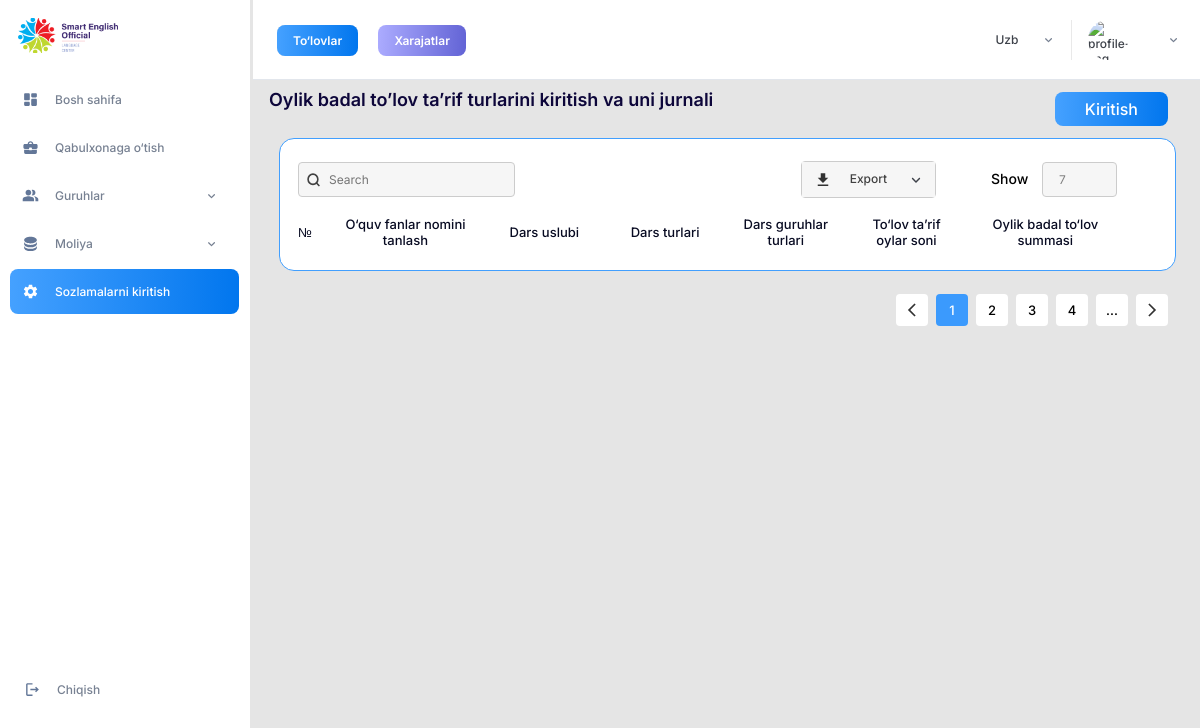
The app's page /salary/, older data.
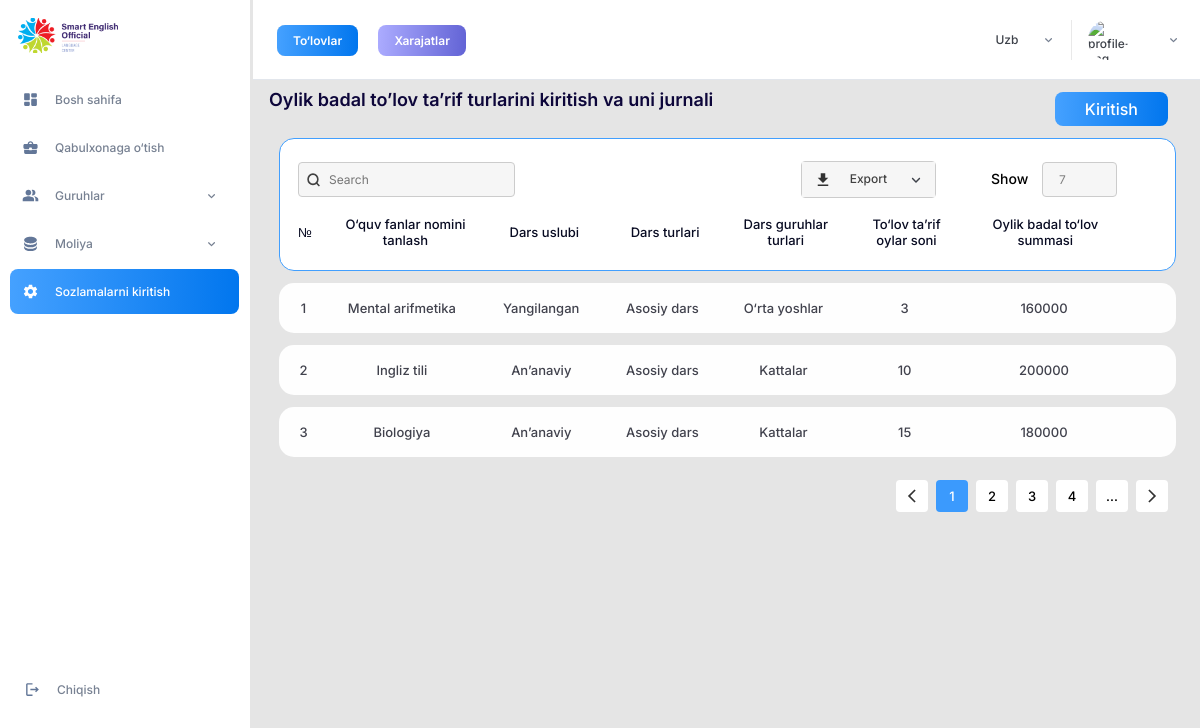
The same page, newer data.
### settings/models.py (models this page shows)
class Salary(models.Model):
    subject_name = models.CharField(max_length=255)
    lesson_pattern = models.CharField(max_length=255)
    lesson_type = models.CharField(max_length=255)
    group_type = models.CharField(max_length=255)
    month_amount = models.IntegerField()
    monthly_fee = models.IntegerField()
    class Meta:
        verbose_name = 'salary'
        verbose_name_plural = 'salary'

### settings/views.py (the view)
# urls.py: path('salary/', views.salary, name='salary'),
def salary(request):
	salary = Salary.objects.all()
	return render(request, 'salary.html', {'salary':salary})

### templates/salary.html (shortened to what this page needs)
{% extends "base.html" %}
{% load static%}
{% block content %}
		<div class="content">
			<aside class="navbar">
				<a class="logo" href="{% url 'settings:dashboard' %}"><img src="{% static 'images/logo.png'%}" alt="logo"></a>
				<ul class="menu">
					<li class="menu__item">
						<a class="menu__link" href="{% url 'settings:dashboard'%}">
						Bosh sahifa</a></li>
					<li class="menu__item">
						<a class="menu__link" href="#">
						Qabulxonaga o‘tish
						</a>
					</li>
					<li class="menu__item menu-group">
						<a class="menu__link menu-link--dropdown" href="#">
						Guruhlar
					</a>
					</li>
					<li class="menu__item menu-finance">
						<a class="menu__link menu-link--dropdown" href="#">
							Moliya
						</a>
					</li>
					<li class="menu__item">
						<a class="menu__link menu__link--active" href="{% url 'settings:config' %}">
						Sozlamalarni kiritish
						</a>
					</li>
				</ul>
				<a class="logout-btn" href="{% url 'settings:login'%}">
						Chiqish
				</a>
			</aside>
			<header class="header">
			<div class="header-info">
				<a class="header-info__item header-info__item--active" href="#">To‘lovlar</a>
				<a class="header-info__item" href="#">Xarajatlar</a>
			</div>
			<div class="header-profile">
				<div class="language">
					<a class="language__item" href="#">Uzb</a>
				</div>
				<a class="profile" href="#">
					<img class="profile__img" src="{{ request.user.profile.photo.url }}" alt="profile-img">
				</a>
			</div>
			</header>
			<div class="content-item">
				<div class="build-title">
					<h3 class="page-title">
						Oylik badal to’lov ta’rif turlarini kiritish va uni jurnali
					</h3>
					<a class="enter" href="#">Kiritish</a>
				</div>
				<div class="container">
					<div class="build-search">
						<div class="build-top">
							<div class="build-top__item">
								<input type="text" name="build-search" placeholder="Search">
								<img class="build-search__img" src="{% static 'images/search.svg'%}" alt="search">
							</div>
							<div class="build-top__item build-export__second">
								<ul class="build-export">
									<li class="build-export__item">Export</li>
								</ul>
								<div class="build-export__number">
									<span>Show</span> <input type="number" name="number" value="7">
								</div>
							</div>
						</div>
						<ul class="salary-table build-table build-table--bold ">
							<li class="build-table__item build-table__item--1">
								№
							</li>
							<li class="build-table__item build-table__item--2">
								O‘quv fanlar nomini tanlash
							</li>
							<li class="build-table__item build-table__item--3">
								Dars uslubi
							</li>
							<li class="build-table__item build-table__item--4">
								Dars turlari
							</li>
							<li class="build-table__item build-table__item--5">
								Dars guruhlar turlari
							</li>
							<li class="build-table__item build-table__item--6">
								To‘lov ta’rif oylar soni
							</li>
							<li class="build-table__item build-table__item--7">
								Oylik badal to‘lov summasi
							</li>
						</ul>
					</div>
					{% for s in salary %}
					<ul class="salary-table build-table build-table--light build-table__item">
						<li class="build-table__item build-table__item--1">
							{{s.id}}
						</li>
						<li class="build-table__item build-table__item--2">
							{{s.subject_name}}
						</li>
						<li class="build-table__item build-table__item--3">
							{{s.lesson_pattern}}
						</li>
						<li class="build-table__item build-table__item--4">
							{{s.lesson_type}}
						</li>
						<li class="build-table__item build-table__item--5">
							{{s.group_type}}
						</li>
						<li class="build-table__item build-table__item--6">
							{{s.month_amount}}
						</li>
            			<li class="build-table__item build-table__item--6">
							{{ s.monthly_fee}}
						</li>
						<li class="build-table__item build-table__item--7">
						</li>
					</ul>
					{% endfor %}
          			<ul class="pagination">
						<li><a class="pagination__item" href="#"><img src="{% static 'images/pagination-arrow-left.svg' %}" alt="pagination icon"></a></li>
						<li><a class="pagination__item pagination__item--active" href="#">1</a></li>
						<li><a class="pagination__item" href="#">2</a></li>
						<li><a class="pagination__item" href="#">3</a></li>
						<li><a class="pagination__item" href="#">4</a></li>
						<li class="pagination__item pagination-more">...</li>
						<li><a class="pagination__item" href="#"><img src="{% static 'images/pagination-arrow-right.svg'%}" alt="pagination icon"></li></a>
					</ul>
				</div>
			</div>
		</div>
{% endblock content %}

### templates/base.html (shortened to what this page needs)
{% load static%}
<!DOCTYPE html>
<html>
<head>
  <link rel="stylesheet" href="{% static 'js/script.js' %}">
  <link rel="stylesheet" href="{% static 'css/main.min.css' %}" />
  <link rel="stylesheet" href="{% static 'css/style.min.css' %}" />
  <link rel="stylesheet" href="{% static 'css/style.min.css' %}" />
</head>
<body>
{% block content %}
{% endblock %}
</body>
</html>

Row changes from the older to the newer data that the page shows:
added Salary: id "1", subject_name "Mental arifmetika", lesson_pattern "Yangilangan", lesson_type "Asosiy dars", group_type "O‘rta yoshlar", month_amount "3", monthly_fee "160000"
added Salary: id "2", subject_name "Ingliz tili", lesson_pattern "An’anaviy", lesson_type "Asosiy dars", group_type "Kattalar", month_amount "10", monthly_fee "200000"
added Salary: id "3", subject_name "Biologiya", lesson_pattern "An’anaviy", lesson_type "Asosiy dars", group_type "Kattalar", month_amount "15", monthly_fee "180000"
